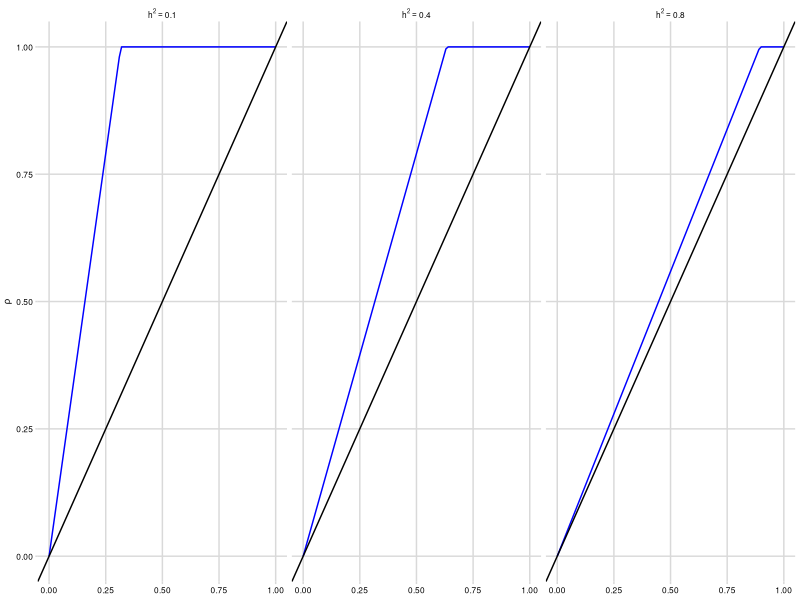
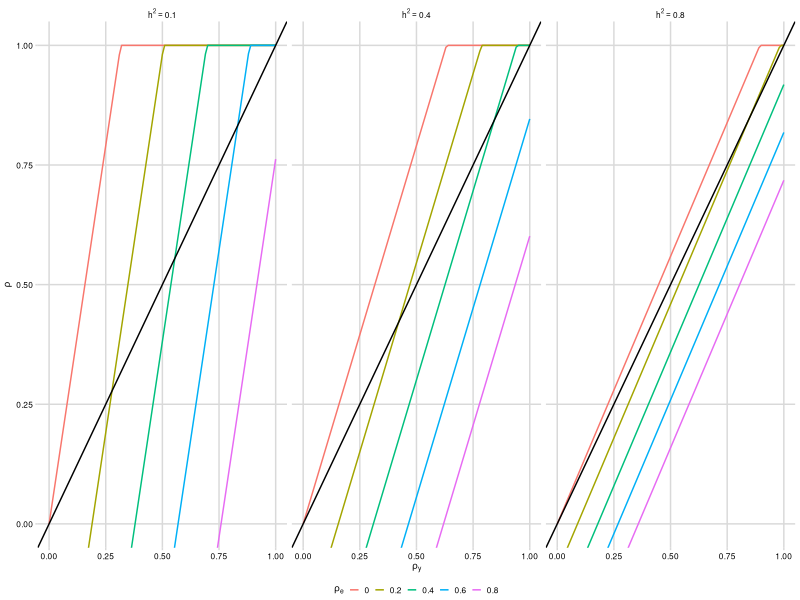

Write R code to recreate these figures, in order. (Note: this script raises an error after producing the figures.)
setwd("~/breeder_equation_project/")
library(ggplot2)
library(cowplot)
library(foreach)



r_y <- seq(0, 1, 0.01)
h2 <- c(0.1, 0.4, 0.8)
cor_e <- c(0, 0.2, 0.4, 0.6, 0.8)

bias <- data.frame(r_y = rep(r_y, each=15), 
                   h2 = rep(rep(h2, each=5), 101), 
                   cor_e = rep(cor_e, 101*3))

bias$r_g <- bias$r_y / sqrt(bias$h2)
bias$r_p <- (bias$r_y - bias$cor_e*sqrt(1-bias$h2)) / sqrt(bias$h2)

bias$r_g[bias$r_g > 1] <- 1
bias$r_p[bias$r_p > 1] <- 1
bias$r_p[bias$r_p < -1] <- -1

bias$h2 <- paste("h^2 == ", bias$h2, sep="")
bias$cor_e <- factor(bias$cor_e)

p1 <- ggplot(bias, aes(r_y, r_g)) + 
  geom_line(color="blue") + 
  geom_abline(intercept=0, slope=1) + 
  facet_grid(~h2, labeller = label_parsed) + 
  coord_cartesian(ylim = c(0, 1)) + 
  xlab(expression(rho[y])) + 
  ylab(expression(rho)) + 
  # coord_fixed(ratio=1) + 
  theme_minimal_grid(font_size=7) + 
  theme(axis.title.x = element_blank()) 

p2 <- ggplot(bias, aes(r_y, r_p, color=cor_e)) + 
  geom_line() + 
  geom_abline(intercept=0, slope=1) + 
  facet_grid(~h2, labeller = label_parsed) + 
  # ylim(0, 1) + 
  coord_cartesian(ylim = c(0, 1)) +
  # coord_fixed(ratio=1) + 
  xlab(expression(rho[y])) + 
  ylab(expression(rho)) + 
  guides(color=guide_legend(title=expression(rho[e]))) + 
  theme_minimal_grid(font_size=7) + 
  theme(legend.position = "bottom", 
        legend.justification = "center")

legend2 <- get_legend(p2)

save_plot(paste("plot2/","bias.pdf", sep=""), 
          plot_grid(p1, p2 + theme(legend.position = "none"), 
                    legend2,
                    nrow=3, align = "h", axis="tb", 
                    labels=c("A", "B"), 
                    label_size=9, 
                    rel_heights = c(1, 1, 0.1)), 
          base_width = 5.6)



k = 20

n_gs = 10^seq(log10(100),log10(10000),length=10)
rel_costs = c(1,1/2,1/10,1/100)
res_i = foreach(n_g = n_gs,.combine = rbind) %do% {
  foreach(rel_cost = rel_costs,.combine = rbind) %do% {
    n_p = n_g/rel_cost
    i_p = dnorm(qnorm(1-k/n_p))*n_p/k
    i_g = dnorm(qnorm(1-k/n_g))*n_g/k
    data.frame(n_g=n_g,n_p=n_p,rel_cost=rel_cost,
               i_p=i_p,i_g=i_g,i_ratio = i_p/i_g)
  }
}

p = ggplot(res_i,aes(x=n_g,y=i_ratio)) + theme_minimal() +
  geom_line(aes(group = rel_cost,color=factor(n_p/n_g))) +
  xlab("n in genomic selection") + ylab(expression(i[p]/i[g])) +
  scale_x_log10() + expand_limits(y=.9) + labs(color = expression(n[p]/n[g])) +
  guides(color = guide_legend(nrow=1)) +
  theme_minimal_grid(font_size=7) + 
  theme(legend.position = 'bottom', 
        legend.justification = "center");p
save_plot(p,file = 'plot2/i_ratio.pdf',base_width = 2.8,base_height = 2.8)
